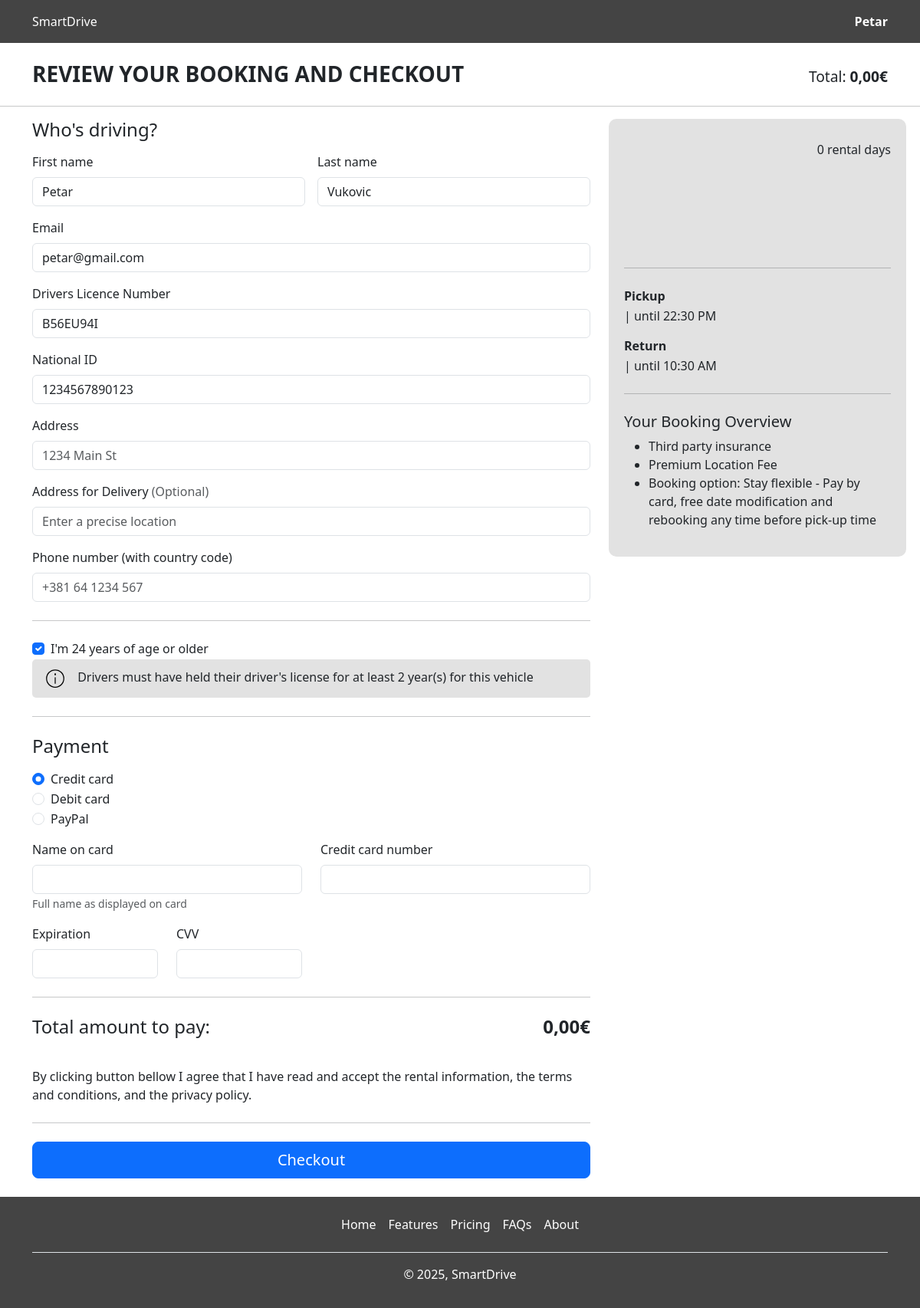
/Checkout/checkout.php (signed in), run on the app's committed database.
### tables this page shows
CREATE TABLE `customer` (
  `customer_id` int(20) UNSIGNED NOT NULL,
  `name` varchar(36) NOT NULL,
  `lastName` varchar(36) NOT NULL,
  `email` varchar(28) NOT NULL,
  `password` varchar(28) NOT NULL,
  `driversLicence` varchar(16) NOT NULL,
  `nationalID` varchar(13) NOT NULL,
  `role` enum('admin','moderator','user') NOT NULL DEFAULT 'user'
);

### Checkout/checkout.php (the view, shortened to what this page needs)
<?php
  include_once 'checkoutConnection.php';
  $startDate = new DateTime($_SESSION['pickup-date']);
  $endDate = new DateTime($_SESSION['return-date']);
  $interval = $startDate->diff($endDate);
  $daysDiff = $interval->days;
  $totalPrice = isset($currentPrice) ? $currentPrice * $daysDiff : 0;
?>
<!DOCTYPE html>
<html lang="en">
<head>
    <link href="https://cdn.jsdelivr.net/npm/bootstrap@5.3.3/dist/css/bootstrap.min.css" rel="stylesheet">
    <link rel="stylesheet" href="checkout.css">
</head>
<body>
    <section id="header">
        <div class="container-fluid black-background-cover">
            <div class="container logo-nav">
              <header class="d-flex flex-wrap align-items-center justify-content-center justify-content-md-between py-3 mb-4">
                <div class="col-md-3 mb-2 mb-md-0">
                  <a href="../index.php" class="d-inline-flex  text-decoration-none" style="color: white;">
                    SmartDrive
                  </a>
                </div>
                <div class="col-md-3 text-end">
                    <?php
                        if (isset($_SESSION['user_name'])) { ?>
                          <?php if ($_SESSION['role'] === 'moderator') { ?>
                            <div class="user-menu">
                                <span id="userDropdown"><?php echo $_SESSION['user_name']; ?></span>
                                <div class="dropdown-content">
                                    <a href="../Edit/editUserProfile.php">Your Profile</a>
                                    <a href="../moderator/moderator.php">Moderator</a>
                                    <a href="../logout.php">Logout</a>
                                </div>
                            </div>
                        <?php } else { ?>
                            <div class="user-menu">
                                <span id="userDropdown"><?php echo $_SESSION['user_name']; ?></span>
                            </div>
                        <?php } ?>
                    <?php  } else { ?>
                      <button type="button" class="btn me-2" id="openPopup">Login | Register</button>
                    <?php  } ?>
                </div>
              </header>
            </div>
        </div>
        <div class="container total">
          <h3 style="font-weight: bold;">REVIEW YOUR BOOKING AND CHECKOUT</h3>
          <p>Total: <strong id="currentPriceDisplay"><?php echo number_format($totalPrice, 2, ",", "."); ?>€</strong></p>
        </div>
        <hr>
    </section>
    <section id="main" class="container">
      <div class="row g-5">
          <div class="col-md-5 col-lg-4 order-md-last" id="right">
            <div id="inner-right">
              <div id="vehicle-info">
                <div id="image" style="background-image: url(../Vehicles/images/<?php echo $imgName; ?>.png);"></div>
                <div id="content">
                    <p><?php echo $daysDiff . " rental days" ?></p>
                </div>
              </div>
              <hr class="my-4">
              <div id="pickup-return">
                <div class="date-location">
                  <p><strong>Pickup</strong></p>
                  <p><?php echo $_SESSION['pickup-date'] . " | until 22:30 PM " ?></p>
                </div>
                <div class="date-location">
                  <p><strong>Return</strong></p>
                  <p><?php echo $_SESSION['return-date'] . " | until 10:30 AM "; ?></p>
                </div>
              </div>
              <hr class="my-4">
              <div id="overview">
                  <div class="overview-title">
                      <h5>Your Booking Overview</h5>
                  </div>
                  <div class="items">
                      <ul>
                          <li>Third party insurance</li>
                          <li>Premium Location Fee</li>
                          <li>Booking option: Stay flexible - Pay by card, free date modification and rebooking any time before pick-up time</li>
                      </ul>
                  </div>
              </div>
            </div>
          </div>
          <div class="col-md-7 col-lg-8">
            <h4 class="mb-3">Who's driving?</h4>
            <form class="needs-validation" method="POST" action="../Success/success.php">
              <div class="row g-3">
                <?php
                if ($_SESSION['customer_id']) {
                  $sql = "SELECT * FROM customer WHERE customer_id LIKE '" . $_SESSION['customer_id'] . "'";
                  $rez = $mySqli->query($sql);
                  if ($user = $rez -> fetch_assoc()) {
                ?>
                    <div class="col-sm-6">
                      <label for="firstName" class="form-label">First name</label>
                      <input type="text" class="form-control" id="firstName" name="firstName" value="<?php echo $user['name'] ?>" required>
                    </div>
                    <div class="col-sm-6">
                      <label for="lastName" class="form-label">Last name</label>
                      <input type="text" class="form-control" id="lastName" name="lastName" value="<?php echo $user['lastName'] ?>" required>
                    </div>
                    <div class="col-12">
                      <label for="email" class="form-label">Email</label>
                      <input type="email" class="form-control" id="email" name="email" value="<?php echo $user['email'] ?>">
                    </div>
                    <div class="col-12">
                      <label for="driversLicence" class="form-label">Drivers Licence Number</label>
                      <input type="text" class="form-control" id="driversLicence" name="driversLicence" value="<?php echo $user['driversLicence'] ?>">
                    </div>
                    <div class="col-12">
                      <label for="nationalID" class="form-label">National ID</label>
                      <input type="text" class="form-control" id="nationalID" name="nationalID" value="<?php echo $user['nationalID'] ?>">
                    </div>
                <?php
                    }
                  }
                ?>
                <div class="col-12">
                  <label for="address" class="form-label">Address</label>
                  <input type="text" class="form-control" id="address" name="address" placeholder="1234 Main St" required>
                </div>
                <div class="col-12">
                  <label for="address2" class="form-label">Address for Delivery <span class="text-body-secondary">(Optional)</span></label>
                  <input type="text" class="form-control" id="deliveryAddres" name="deliveryAddress" placeholder="Enter a precise location">
                </div>
                <div class="col-12">
                  <label for="address2" class="form-label">Phone number (with country code)</label>
                  <input type="text" class="form-control" id="address2" name="phoneNumber" placeholder="+381 64 1234 567">
                </div>
              </div>
              <hr class="my-4">
              <div class="form-check">
                <input type="checkbox" checked class="form-check-input" id="same-address">
                <label class="form-check-label" for="same-address">I'm 24 years of age or older</label>
              </div>
              <div id="info" class="col-12">
                  <p> <img src="../svgs/infosvg.svg" class="svg" height="30" width="30" alt=""> Drivers must have held their driver's license for at least 2 year(s) for this vehicle</p>
              </div>
              <hr class="my-4">
              <h4 class="mb-3">Payment</h4>
              <div class="my-3">
                <div class="form-check">
                  <input id="credit" name="paymentMethod" type="radio" class="form-check-input" checked="" required="">
                  <label class="form-check-label" for="credit">Credit card</label>
                </div>
                <div class="form-check">
                  <input id="debit" name="paymentMethod" type="radio" class="form-check-input" required="">
                  <label class="form-check-label" for="debit">Debit card</label>
                </div>
                <div class="form-check">
                  <input id="paypal" name="paymentMethod" type="radio" class="form-check-input" required="">
                  <label class="form-check-label" for="paypal">PayPal</label>
                </div>
              </div>
              <div class="row gy-3">
                <div class="col-md-6">
                  <label for="cc-name" class="form-label">Name on card</label>
                  <input type="text" class="form-control" id="cc-name" name="cc-name" placeholder="" required="">
                  <small class="text-body-secondary">Full name as displayed on card</small>
                </div>
                <div class="col-md-6">
                  <label for="cc-number" class="form-label">Credit card number</label>
                  <input type="text" class="form-control" id="cc-number" name="cc-number" placeholder="" required="">
                </div>
                <div class="col-md-3">
                  <label for="cc-expiration" class="form-label">Expiration</label>
                  <input type="text" class="form-control" id="cc-expiration" name="cc-expiration" placeholder="" required="">
                </div>
                <div class="col-md-3">
                  <label for="cc-cvv" class="form-label">CVV</label>
                  <input type="text" class="form-control" id="cc-cvv" name="cc-cvv" placeholder="" required="">
                </div>
              </div>
              <hr class="my-4">
              <div>
                  <div id="to-pay">
                    <h4>Total amount to pay:</h4>
                    <h4><strong><?php echo number_format($totalPrice, 2, ",", "."); ?>€</strong></h4>
                  </div>
                  <p>By clicking button bellow I agree that I have read and accept the rental information, the terms and conditions, and the privacy policy.</p>
              </div>
              <hr class="my-4">
              <button class="w-100 btn btn-primary btn-lg" type="submit">Checkout</button>
            </form>
          </div>
        </div>
    </section>
    <section id="footer" class="black-background-cover container-fluid">
        <div class="container">
            <footer class="py-3 mt-4">
                <ul class="nav justify-content-center border-bottom pb-3 mb-3">
                <li class="nav-item"><a href="#" class="nav-link px-2">Home</a></li>
                <li class="nav-item"><a href="#" class="nav-link px-2">Features</a></li>
                <li class="nav-item"><a href="#" class="nav-link px-2">Pricing</a></li>
                <li class="nav-item"><a href="#" class="nav-link px-2">FAQs</a></li>
                <li class="nav-item"><a href="#" class="nav-link px-2">About</a></li>
                </ul>
                <p class="text-center" id="copyr" style="color: white;">© 2024 Company, Inc</p>
            </footer>
        </div>
    </section>
</body>
</html>

### Checkout/checkout.css (style rules this page uses)
* { box-sizing: border-box; padding: 0; margin: 0; }
.black-background-cover { background-color: rgb(68, 68, 68); }
.nav-link, .btn { color: white; }
.user-menu { position: relative; display: inline-block; cursor: pointer; color: white; font-weight: bold; }
.total { display: flex; justify-content: space-between; align-items: center; }
.total > p { margin: 0; font-size: 1.2rem; }
#info { border: 0; border-radius: 5px; height: 50px; display: flex; justify-content: start; align-items: center; background-color: #e2e2e2; padding: 5px; }
#info > p { margin: 0; padding-left: 10px; }
.svg { display: inline-block; margin-right: 10px; }
#to-pay { display: flex; justify-content: space-between; margin-bottom: 30px; }
#right { padding: 0; }
#inner-right { background-color: #e2e2e2; border: 0; border-radius: 10px; width: 100%; padding: 20px; position: sticky; top: 20px; }
.date-location { margin: 0; margin-bottom: 15px; }
.date-location > p { margin-bottom: 2px; }
#image { height: 150px; width: 200px; background-repeat: no-repeat; background-position: center; background-size: cover; border-radius: 8px; }
#vehicle-info { display: flex; justify-content: space-between; }

### data on the page
customer: firstName "Petar", lastName "Vukovic", email "petar@gmail.com", driversLicence "B56EU94I", nationalID "1234567890123"

### other printed values
$_SESSION['user_name'] "Petar"
$totalPrice "0,00"
$daysDiff "0"
